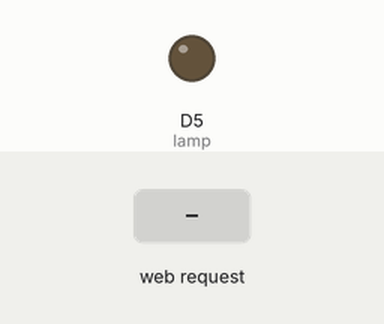
Bench run of a sketch on a simulated ESP8266 (NodeMCU). On the bench: output pins drawn as LEDs (lit = HIGH). Inputs (shaded band) come from the test bench. WiFi joins after 1.5 s; servers stay silent unless stated; what the sketch prints to the serial monitor is not drawn.

Above: at 2.7 s.
2.8 s: HTTP request GET /on received
At 3.8 s:
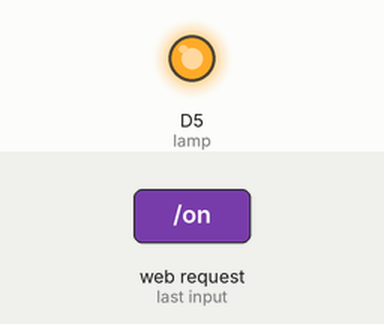
4.3 s: HTTP request GET /off received
At 5.0 s:
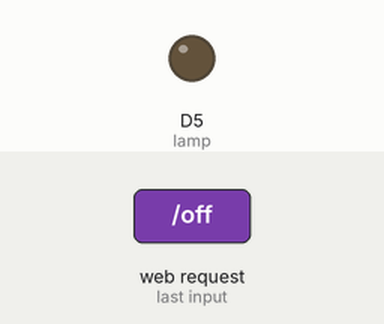
Timing chart, 0 to 7.3 s (numbered marks = the images above; inputs shaded):
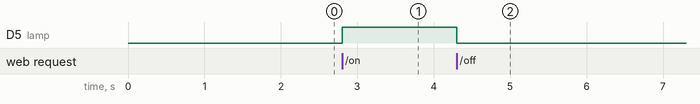

Measured:
- after the input at 2.8 s, D5 (lamp): LOW → HIGH at once
- after the input at 4.3 s, D5 (lamp): HIGH → LOW at once

The sketch:

sketch_sep22b.ino
```cpp
#include <ESP8266WiFi.h>
#include <ESP8266WebServer.h>
#include <ESP8266mDNS.h>

ESP8266WebServer server(80);

// Control LAMP variabel
char lamp = D5;
int lampState = HIGH; // default of fo the relay

void setup() {
  Serial.begin(9600);
  WiFi.begin("","");
  pinMode(lamp, OUTPUT);

  Serial.print("Connecting...");

  while(WiFi.status()!=WL_CONNECTED){ //Loop which makes a point every 500ms until the connection process has finished

    delay(500);
    Serial.print(".");
  }
  Serial.println();

  Serial.print("Connected! IP-Address: ");
  Serial.println(WiFi.localIP()); //Displaying the IP Address

  if (MDNS.begin("nerd-corner")) {
    Serial.println("DNS started, available with: ");
    Serial.println("http://nerd-corner.local/");
  }
  server.onNotFound([](){
    server.send(404, "text/plain", "Link was not found!");
  });

  server.on("/", []() {
    server.send(200, "text/html", "<a href='/on'>TURN ON </a><a href='/off'> TURN OFF</a>");
  });

  server.on("/on", []() {
    turnOn();
    server.send(200, "text/html", "<script>window.location.href = '/'</script>");
  });
  server.on("/off", []() {
    turnOff();
    server.send(200, "text/html", "<script>window.location.href = '/'</script>");
  });
  server.begin();
}

void loop() {
  server.handleClient();
  MDNS.update();
}

void turnOn() {
  digitalWrite(lamp, HIGH);
  Serial.println("HIGH");
}

void turnOff(){ //go to "IP-Adress/custom" to call this function
  digitalWrite(lamp, LOW);
  Serial.println("LOW");
}
```
